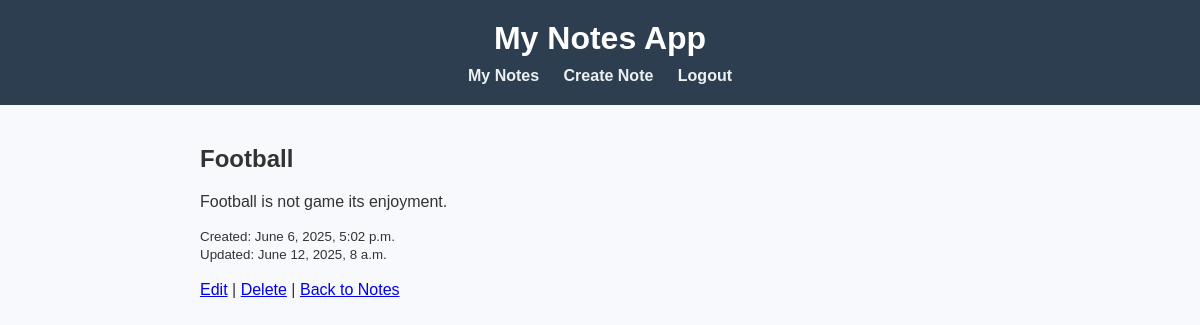
Page /notes/2/ (signed in) on the committed database.
### notes/models.py (models this page shows, shortened)
class Note(models.Model):
    user = models.ForeignKey(User, on_delete=models.CASCADE)
    title = models.CharField(max_length=200)
    content = models.TextField()
    created_at = models.DateTimeField(auto_now_add=True)
    updated_at = models.DateTimeField(auto_now=True)

### notes/views.py (the view)
# urls.py: path('notes/<int:pk>/', views.note_detail, name='note_detail'),
def note_detail(request, pk):
    note = get_object_or_404(Note, pk=pk, user=request.user)
    return render(request, 'note_detail.html', {'note': note})

### notes/templates/note_detail.html (shortened to what this page needs)
{% extends 'base.html' %}
{% block content %}
    <h2>{{ note.title }}</h2>
    <p>{{ note.content }}</p>
    <small>Created: {{ note.created_at }}</small><br>
    <small>Updated: {{ note.updated_at }}</small><br><br>
    <a href="{% url 'update_note' note.id %}">Edit</a> |
    <a href="{% url 'delete_note' note.id %}">Delete</a> |
    <a href="{% url 'notes' %}">Back to Notes</a>
{% endblock %}

### notes/static/notes/css/style.css (style rules this page uses)
body { font-family: Arial, sans-serif; background-color: #f7f9fc; margin: 0; padding: 0; color: #333; }

### rows in the picture
Note: title "Football", content "Football is not game its enjoyment.", created_at "June 6, 2025, 5:02 p.m.", updated_at "June 12, 2025, 8 a.m."
